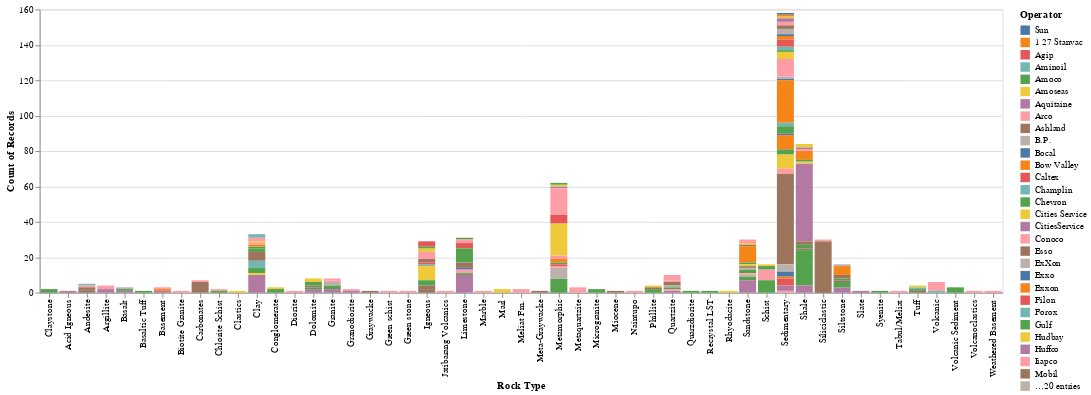

Write notebook code for a chart like this one.
### Code cell
alt.Chart(df).mark_bar().encode(
    y='count()',
    x='Rock Type',
    color = 'Operator'
)

### Figure 1 — Vega-Lite specification as saved in the notebook (floating-point values rounded to 4 significant figures; data arrays with more than 128 entries replaced by an {"elided": "..."} marker saying what was removed)
{"config": {"view": {"continuousWidth": 400, "continuousHeight": 300}}, "data": {"name": "data-c26c150453a771db3923a9085244cc78"}, "mark": "bar", "encoding": {"color": {"type": "nominal", "field": "Operator"}, "x": {"type": "nominal", "field": "Rock Type"}, "y": {"type": "quantitative", "aggregate": "count"}}, "$schema": "https://vega.github.io/schema/vega-lite/v4.8.1.json", "datasets": {"data-c26c150453a771db3923a9085244cc78": {"elided": "593 records"}}}
